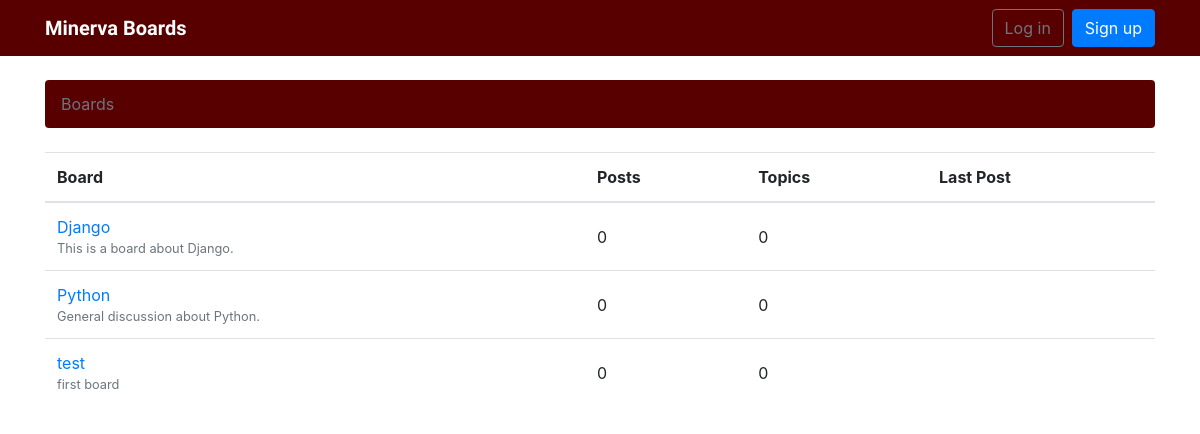
The page / on the database its author committed.
### boards/models.py (models this page shows, shortened)
class Board(models.Model):
    name = models.CharField(max_length=30, unique=True)
    description = models.CharField(max_length=100)

### boards/views.py (the view)
# urls.py: 2. Add a URL to urlpatterns:  path('', views.home, name='home')
def home(request):
    boards = Board.objects.all()
    return render(request, 'home.html', {'boards': boards})

### templates/home.html
{% extends 'base.html' %}
{% block breadcrumb %}
  <li class="breadcrumb-item active">Boards</li>
{% endblock %}
{% block content %}
  <table class="table">
    <thead class="thead-inverse">
      <tr>
        <th>Board</th>
        <th>Posts</th>
        <th>Topics</th>
        <th>Last Post</th>
      </tr>
    </thead>
    <tbody>
      {% for board in boards %}
        <tr>
          <td>
            <a href="{% url 'board_topics' board.pk %}">{{ board.name }}</a>
            <small class="text-muted d-block">{{ board.description }}</small>
          </td>
          <td class="align-middle">0</td>
          <td class="align-middle">0</td>
          <td></td>
        </tr>
      {% endfor %}
    </tbody>
  </table>
{% endblock %}

### rows shown on the page
Board: name "Django", description "This is a board about Django."
Board: name "Python", description "General discussion about Python."
Board: name "test", description "first board"
